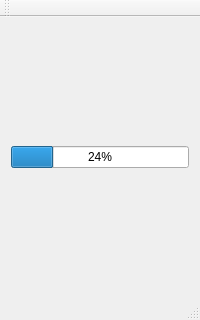
<?xml version="1.0" encoding="UTF-8"?>
<ui version="4.0">
 <class>MainWindow</class>
 <widget class="QMainWindow" name="MainWindow">
  <property name="geometry">
   <rect>
    <x>0</x>
    <y>0</y>
    <width>200</width>
    <height>320</height>
   </rect>
  </property>
  <property name="windowTitle">
   <string>MainWindow</string>
  </property>
  <widget class="QWidget" name="centralWidget">
   <layout class="QHBoxLayout" name="horizontalLayout">
    <item>
     <widget class="QProgressBar" name="batteryLevelBar">
      <property name="value">
       <number>24</number>
      </property>
     </widget>
    </item>
   </layout>
  </widget>
  <widget class="QMenuBar" name="menuBar">
   <property name="geometry">
    <rect>
     <x>0</x>
     <y>0</y>
     <width>200</width>
     <height>21</height>
    </rect>
   </property>
  </widget>
  <widget class="QToolBar" name="mainToolBar">
   <attribute name="toolBarArea">
    <enum>TopToolBarArea</enum>
   </attribute>
   <attribute name="toolBarBreak">
    <bool>false</bool>
   </attribute>
  </widget>
  <widget class="QStatusBar" name="statusBar"/>
 </widget>
 <layoutdefault spacing="6" margin="11"/>
 <resources/>
 <connections/>
</ui>
